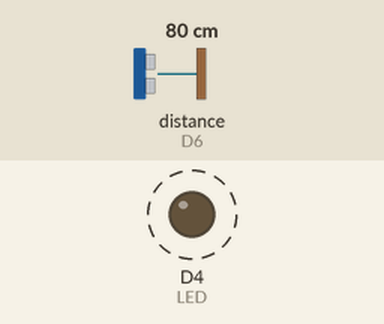
A sketch run on a simulated ESP8266 (NodeMCU). Shown: output pins drawn as LEDs (lit = HIGH). Wiring (inferred from the names in the program): ultrasonic range finder: trigger D5; echo D6. Dashed ring = blinking. Inputs (shaded band) come from the test bench; at power-on: distance to the obstacle (sensor on D6) 80 cm. The echo pulse lasts 58.3 µs per cm; WiFi joins after 1.5 s; servers stay silent unless stated; uploads are accepted with an empty reply; pins used as bus, display or sensor lines are not drawn; what the sketch prints to the serial monitor is not drawn.

Above: at 3.9 s.
Timing chart, 0 to 7.2 s (numbered marks = the images above):
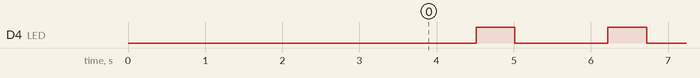

Measured:
- by itself, D4 (LED): alternates HIGH for 0.50 s and LOW for 1.2 s

The sketch:

draft.ino
```cpp
#include <ESP8266WiFi.h>
#include <ESP8266HTTPClient.h>

#define LED D4
#define TRIGGER D5
#define ECHO D6

const char* ssid     = "xxxx";
const char* password = "yyyy";

String baseURL_INT = "http://192.168.1.1:8087/getPlainValue/0_userdata.0.IoT.Watertank.Interval";
String baseURL_IP = "http://192.168.1.1:8087/set/0_userdata.0.IoT.Watertank.SensorIP?value=";
String baseURL_RST = "http://192.168.1.1:8087/set/0_userdata.0.IoT.Watertank.RebootFlag?value=";

String baseURL_DIST = "http://192.168.1.1:8087/set/0_userdata.0.IoT.Watertank.Distance?value=";

int interval = 300;
int counter = 0;

long duration;
int distance;

void(* HWReset) (void) = 0;

//####################################################################
// Setup

void setup() {

  Serial.begin(115200);
  delay(100);
  pinMode(LED, OUTPUT);
  pinMode(TRIGGER, OUTPUT);
  pinMode(ECHO, INPUT);

//---------------------------------------------------------------------
// Reset Distance Trigger

  digitalWrite(TRIGGER, LOW);

//---------------------------------------------------------------------
// WiFi Connect

  Serial.println('\n');

  WiFi.begin(ssid, password);
  Serial.print("Connecting to ");
  Serial.print(ssid); Serial.println(" ...");

  int i = 0;
  while (WiFi.status() != WL_CONNECTED) {
    delay(1000);
    Serial.print(++i); Serial.print(' ');
    if (i > 20) {
      Serial.println("Connection failed!");
      reboot_on_error();
    }
  }

  Serial.println('\n');
  Serial.println("Connection established!");
  Serial.print("IP address:\t");
  Serial.println(WiFi.localIP());

  send_ip();
  send_rst();
  get_interval();
  send_distance();
}


//####################################################################
// Measure Distance

void get_distance() {

  digitalWrite(TRIGGER, HIGH);
  delayMicroseconds(10);
  digitalWrite(TRIGGER, LOW);

  duration = pulseIn(ECHO, HIGH);

  distance = duration*0.034/2;

  Serial.print("Distance = ");
  Serial.print(distance);
  Serial.println(" cm");
}


//####################################################################
// Send distance ioBroker

void send_distance() {

  int b = 0;

  do {
    get_distance();
    b++;
    if (b > 10) {
      Serial.println("Error getting the distance");
      break;
    }
    delay(100);
  }
  while (distance < 1);

  if (distance > 1) {

    HTTPClient http;

    String sendURL = baseURL_DIST + String(distance);
    http.begin(sendURL);
    http.GET();
    String payload = http.getString();
    Serial.println(payload);

    http.end();
  }
}


//####################################################################
// Reboot on Error

void reboot_on_error() {

  Serial.println('\n');
  Serial.println("Performing reboot in 30 seconds....");

  delay(30000);

  HWReset();
}


//####################################################################
// get Interval from iobroker

void get_interval() {

  int intervall_current = interval;

  HTTPClient http;

  http.begin(baseURL_INT);
  http.GET();

  int interval_new = http.getString().toInt();

  if (intervall_current != interval_new) {
    interval = interval_new;
    Serial.println("New Interval = " + String(interval));
  }

  http.end();
}


//####################################################################
// Send local IP to ioBroker

void send_ip() {

  HTTPClient http;

  Serial.println(WiFi.localIP());

  String sendURL = baseURL_IP + WiFi.localIP().toString();

  http.begin(sendURL);
  int httpcode = http.GET();
  String payload = http.getString();
  Serial.println("HTTP Return = " + String(httpcode));
  Serial.println(payload);
  http.end();

  if (httpcode != 200) {
    Serial.println("Error sending data to iobroker!");
    reboot_on_error();
  }
}

//####################################################################
// Send RST ioBroker

void send_rst() {

  HTTPClient http;

  Serial.println("Send RST");
  String sendURL = baseURL_RST + "true";

  http.begin(sendURL);
  http.GET();
  String payload = http.getString();
  Serial.println(payload);
  http.end();

  delay(100);

  sendURL = baseURL_RST + "false";
  http.begin(sendURL);
  http.GET();
  payload = http.getString();
  Serial.println(payload);
  http.end();
}


//####################################################################
// Loop

void loop() {

  int c = 0;

  if (counter >= interval) {
    send_ip();
    get_interval();
    send_distance();
    counter = 0;
  }
  Serial.println(counter);
  ++counter;

//---------------------------------------------------------------------
// Blink LED

  while (c < 10) {
    delay(50);
    ++c;
  }

  digitalWrite(LED, HIGH);
  c = 0;

  while (c < 10) {
    delay(50);
    ++c;
  }

  digitalWrite(LED, LOW);
  c = 0;
}
```
